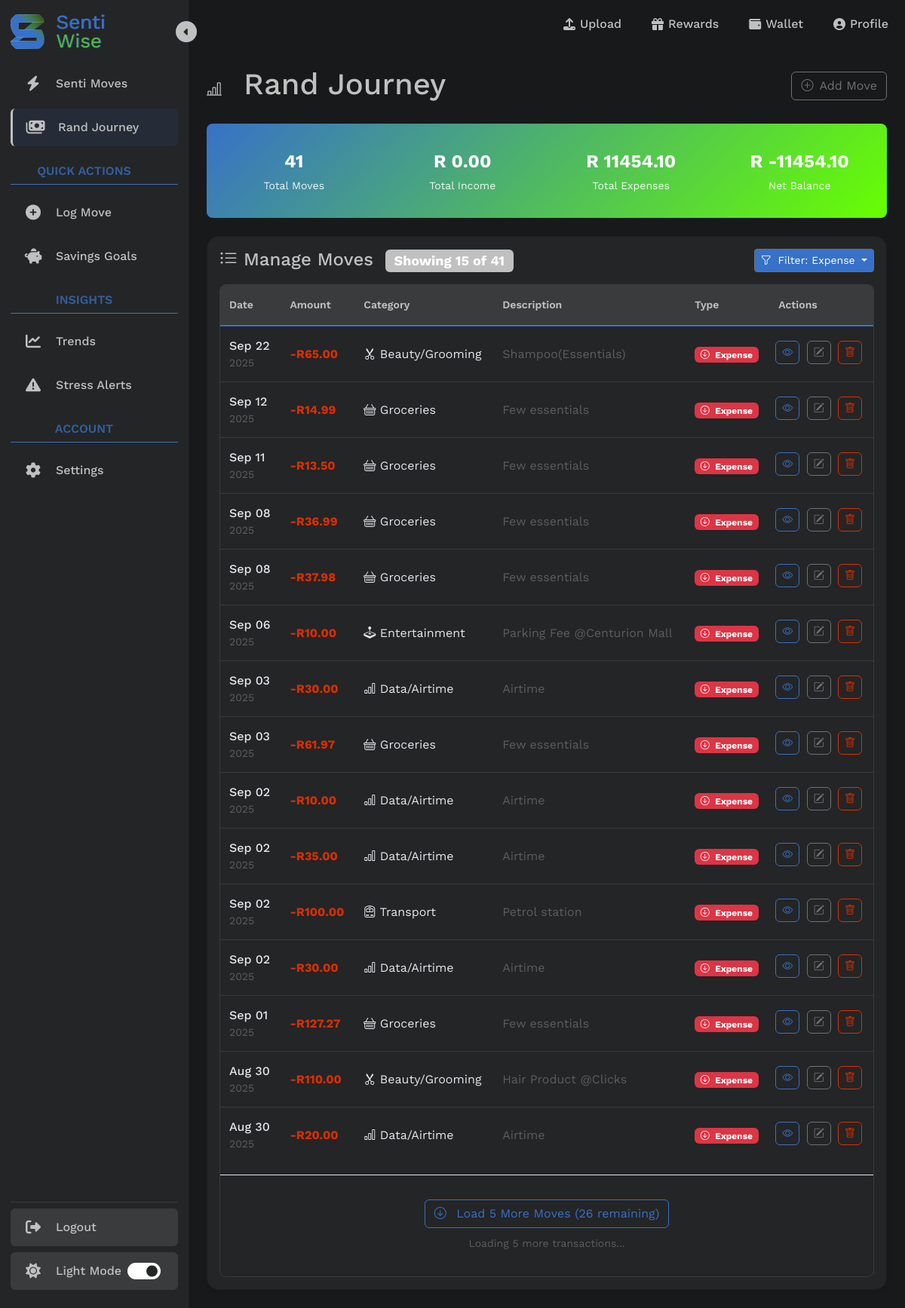
/transactions/list/?transaction_type=expense (signed in), run on the app's committed database.
### transactions/models.py (models this page shows, shortened)
class Transaction(models.Model):
    TRANSACTION_TYPES = (
        ('income', 'Income'),
        ('expense', 'Expense'),
    )
    user = models.ForeignKey(User, on_delete=models.CASCADE, related_name='transactions')
    amount = models.DecimalField(max_digits=10, decimal_places=2)
    category = models.CharField(max_length=22, choices=Category.DEFAULT_CATEGORIES) # preset categories in form
    date = models.DateField()
    type = models.CharField(max_length=7, choices=TRANSACTION_TYPES)
    description = models.CharField(max_length=255, blank=True)

### transactions/views.py (the view)
# urls.py: path('transactions/list/', transactions_list_page, name='list_transaction'), # Read: list all
@login_required(login_url='login')
def transactions_list_page(request):
    print(f"DEBUG: GET parameters: {dict(request.GET)}")
    transaction_filter = TransactionFilter(
        request.GET,
        queryset = Transaction.objects.filter(user=request.user).order_by('-date')
    )
    print(f"DEBUG: Filter form is_valid: {transaction_filter.form.is_valid()}")
    print(f"DEBUG: Filter form data: {transaction_filter.form.data}")
    print(f"DEBUG: Filter form cleaned_data: {getattr(transaction_filter.form, 'cleaned_data', 'No cleaned_data')}")
    filtered_qs = transaction_filter.qs
    print(f"DEBUG: SQL Query: {str(filtered_qs.query)}")
    print(f"DEBUG: Filtered count: {filtered_qs.count()}")
    sample_transactions = list(filtered_qs[:5])
    print(f"DEBUG: Sample transaction types: {[t.type for t in sample_transactions]}")
    page = request.GET.get('page', 1)
    page_size = int(request.GET.get('page_size', 15)) # Initial load: 15, subsequent: 5
    if request.headers.get('X-Requested-With') == 'XMLHttpRequest':
        return handle_ajax_transactions(request, filtered_qs)
    paginator = Paginator(filtered_qs, 15)
    initial_transactions = paginator.get_page(1)
    net_totals = filtered_qs.aggregate(
        net_income = Sum('amount', filter=Q(type='income')),
        net_expenses = Sum('amount', filter=Q(type='expense'))
    )
    net_income = net_totals['net_income'] or 0
    net_expenses = net_totals['net_expenses'] or 0
    net_balance = net_income - net_expenses
    context = {
        'transactions': initial_transactions,
        'total_count': filtered_qs.count(),
        'initial_load_count': len(initial_transactions),
        'total_income': float(net_income),
        'total_expenses': float(net_expenses),
        'net_balance': float(net_balance), # Net Balance
        'has_more': initial_transactions.has_next(),
        'current_page': 1,
        'filter': transaction_filter,
        'current_filter_type': request.GET.get('transaction_type', 'all')
    }
    return render(request, "transactions/list_transaction.html", context)

### transactions/templates/transactions/list_transaction.html (shortened to what this page needs)
{% extends 'transactions/testing-new-sidebar/index-2.html' %}
{% load crispy_forms_tags %}
{% load static %}
{% load sass_tags %}
{% block main_content %}
<main class="tracker-main-content p-4 flex-grow-1">
    <div class="d-flex justify-content-between align-items-center mb-4">
        <div>
            <h1 class="text-primary mb-1"><i class="bi bi-bar-chart-line me-3 fs-5"></i>
                Rand Journey
            </h1>
        </div>
        <div class="d-none d-md-block">
            <a href="{% url 'add_transaction' %}" class="btn btn-outline-dark">
                <i class="bi bi-plus-circle me-2"></i>Add Move
            </a>
        </div>
    </div>
    <div class="row g-3 mb-4">
        <div class="col-12">
            <div class="stats-summary p-3">
                <div class="row text-center">
                    <div class="col-6 col-md-3">
                        <div class="stat-item">
                            <div class="stat-value">{{ total_count }}</div>
                            <div class="stat-label">Total Moves</div>
                        </div>
                    </div>
                    <div class="col-6 col-md-3">
                        <div class="stat-item">
                            <div class="stat-value">R {{ total_income|floatformat:2 }}</div>
                            <div class="stat-label">Total Income</div>
                        </div>
                    </div>
                    <div class="col-6 col-md-3">
                        <div class="stat-item">
                            <div class="stat-value">R {{ total_expenses|floatformat:2 }}</div>
                            <div class="stat-label">Total Expenses</div>
                        </div>
                    </div>
                    <div class="col-6 col-md-3">
                        <div class="stat-item">
                            <div class="stat-value">R {{ net_balance|floatformat:2 }}</div>
                            <div class="stat-label">Net Balance</div>
                        </div>
                    </div>
                </div>
            </div>
        </div>
    </div>
    <div class="card bg-card-color shadow-sm mobile-scroll-fade">
        <div class="card-body">
            <div class="top-items d-flex justify-content-between align-items mb-3">
                <h4 class="card-title text-primary mb-0">
                    <i class="bi bi-list-ul me-2"></i>Manage Moves
                    <span class="badge bg-primary ms-2">
                        Showing <span id="showingCount">{{ initial_load_count|default:transactions.count }}</span>
                        of <span id="totalTransactions">{{ total_count }}</span>
                    </span>
                </h4>
                <div class="d-flex align-items-center">
                    {% if total_count > 0 %}
                    <div class="dropdown">
                        <button class="filter-dropdown-btn btn btn-outline-dark btn-sm dropdown-toggle{% if transaction_filter_type %} filtered{% endif %}"
                                id="filterDropdownBtn"
                                type="button"
                                data-bs-toggle="dropdown">
                            <i class="bi bi-funnel me-1"></i>
                            {% if transaction_filter_type %}
                                Filter: {{ transaction_filter_type|title }}
                            {% else %}
                                Filter
                            {% endif %}
                        </button>
                    </div>
                    {% endif %}
                </div>
            </div>
            {% if total_count > 0 %}
            <div class="table-responsive">
                <table class="table table-hover">
                    <thead>
                        <tr>
                            <th>Date</th>
                            <th>Amount</th>
                            <th>Category</th>
                            <th>Description</th>
                            <th>Type</th>
                            <th>Actions</th>
                        </tr>
                    </thead>
                    <tbody id="transactionsTableBody">
                        {% for t in transactions %}
                        <tr>
                            <td data-label="Date">
                                <div class="d-flex flex-column">
                                    <span class="fw-medium">{{ t.date|date:"M d" }}</span>
                                    <small class="text-muted">{{ t.date|date:"Y" }}</small>
                                </div>
                            </td>
                            <td data-label="Amount">
                                <span class="fw-bold {% if t.type == 'income' %}text-success{% else %}text-danger{% endif %}">
                                    {% if t.type == 'income' %}+{% else %}-{% endif %}R{{ t.amount }}
                                </span>
                            </td>
                            <td data-label="Category">
                                <div class="category-icon-text">
                                    {% if t.category == 'SALARY' %}
                                    <i class="bi bi-briefcase me-1"></i> Work/Salary
                                    {% elif t.category == 'SIDE_HUSTLE' %}
                                    <i class="bi bi-laptop me-1"></i> Side Hustle
                                    {% elif t.category == 'BUSARY' %}
                                    <i class="bi bi-mortarboard"></i> Scholarship/Bursary
                                    {% elif t.category == 'ALLOWANCE' %}
                                    <i class="bi bi-person-hearts"></i> Family Support
                                    {% elif t.category == 'STUDENT_LOAN' %}
                                    <i class="bi bi-buildings"></i> Student Loan
                                    {% elif t.category == 'GRANT' %}
                                    <i class="bi bi-clipboard-check"></i> Grant
                                    {% elif t.category == 'GIFT' %}
                                    <i class="bi bi-gift"></i> Gift
                                    {% elif t.category == 'GROCERIES' %}
                                    <i class="bi bi-basket"></i> Groceries
                                    {% elif t.category == 'RENT' %}
                                    <i class="bi bi-house"></i> Rent/Accomodation
                                    {% elif t.category == 'TRANSPORT' %}
                                    <i class="bi bi-train-front"></i> Transport
                                    {% elif t.category == 'DATA' %}
                                    <i class="bi bi-bar-chart"></i> Data/Airtime
                                    {% elif t.category == 'GYM' %}
                                    <i class="bi bi-heart-pulse-fill"></i> Gym/Fitness
                                    {% elif t.category == 'INSURANCE' %}
                                    <i class="bi bi-bank"></i> Insurance
                                    {% elif t.category == 'DEBT' %}
                                    <i class="bi bi-credit-card"></i> Debt Repayment
                                    {% elif t.category == 'ENTERTAINMENT' %}
                                    <i class="bi bi-joystick"></i> Entertainment
                                    {% elif t.category == 'DINING' %}
                                    <i class="bi bi-fork-knife"></i> Eating Out
                                    {% elif t.category == 'EDUCATION' %}
                                    <i class="bi bi-book"></i> Education
                                    {% elif t.category == 'HEALTH' %}
                                    <i class="bi bi-bandaid"></i> Health/Medical
                                    {% elif t.category == 'CLOTHING' %}
                                    <i class="bi bi-bag"></i> Clothing
                                    {% elif t.category == 'SAVINGS' %}
                                    <i class="bi bi-piggy-bank"></i> Savings/Invenstments
                                    {% elif t.category == 'SUBSCRIPTIONS' %}
                                    <i class="bi bi-person-vcard"></i> Subscriptions
                                    {% elif t.category == 'PERSONAL_GROOMING' %}
                                    <i class="bi bi-scissors"></i> Beauty/Grooming
                                    {% else %}
                                    {{ category_display|default:t.category }}
                                    {% endif %}
                                </div>
                            </td>
                            <td data-label="Description" class="d-none d-md-table-cell">
                                <span class="text-muted">{{ t.description|truncatechars:50 }}</span>
                            </td>
                            <td data-label="Type">
                                <span class="badge {% if t.type == 'income' %}bg-success{% else %}bg-danger{% endif %}">
                                    <i class="bi {% if t.type == 'income' %}bi-arrow-up-circle{% else %}bi-arrow-down-circle{% endif %} me-1"></i>
                                    {{ t.type|title }}
                                </span>
                            </td>
                            <td data-label="Actions" class="actions">
                                <div class="d-none d-md-block">
                                    <a href="{% url 'detail_transaction' t.id %}" class="btn btn-sm btn-outline-primary rounded" title="View Details">
                                        <i class="bi bi-eye"></i>
                                    </a>
                                    <a href="{% url 'edit_transaction' t.id %}" class="btn btn-sm btn-outline-dark rounded" title="Edit">
                                        <i class="bi bi-pencil-square"></i>
                                    </a>
                                    <a href="{% url 'delete_transaction' t.id %}" class="btn btn-sm btn-outline-danger rounded" title="Delete">
                                        <i class="bi bi-trash"></i>
                                    </a>
                                </div>
                            </td>
                        </tr>
                        {% endfor %}
                    </tbody>
                </table>
                {% if has_more %}
                <div class="load-more-container" id="loadMoreContainer">
                    <button class="btn btn-outline-primary btn-load-more" id="loadMoreBtn">
                        <span class="load-text">
                        </span>
                    </button>
                    <div class="mt-2">
                        <small class="text-muted">
                            Loading <span id="loadingBatch">5</span> more transactions...
                        </small>
                    </div>
                </div>
                {% endif %}
            </div>
            {% endif %}
        </div>
    </div>
</main>
{% endblock %}

### data on the page
Transaction: date "Sep 22", date "2025", amount "65.00", shows "Beauty/Grooming", description "Shampoo(Essentials)", type "Expense"
Transaction: date "Sep 12", date "2025", amount "14.99", category "GROCERIES" (drawn), description "Few essentials", type "Expense"
Transaction: date "Sep 11", date "2025", amount "13.50", category "GROCERIES" (drawn), description "Few essentials", type "Expense"
Transaction: date "Sep 08", date "2025", amount "36.99", category "GROCERIES" (drawn), description "Few essentials", type "Expense"
Transaction: date "Sep 08", date "2025", amount "37.98", category "GROCERIES" (drawn), description "Few essentials", type "Expense"
Transaction: date "Sep 06", date "2025", amount "10.00", category "ENTERTAINMENT" (drawn), description "Parking Fee @Centurion Mall", type "Expense"
Transaction: date "Sep 03", date "2025", amount "30.00", category "DATA" (drawn), description "Airtime", type "Expense"
Transaction: date "Sep 03", date "2025", amount "61.97", category "GROCERIES" (drawn), description "Few essentials", type "Expense"
Transaction: date "Sep 02", date "2025", amount "10.00", category "DATA" (drawn), description "Airtime", type "Expense"
Transaction: date "Sep 02", date "2025", amount "35.00", category "DATA" (drawn), description "Airtime", type "Expense"
Transaction: date "Sep 02", date "2025", amount "100.00", category "TRANSPORT" (drawn), description "Petrol station", type "Expense"
Transaction: date "Sep 02", date "2025", amount "30.00", category "DATA" (drawn), description "Airtime", type "Expense"
Transaction: date "Sep 01", date "2025", amount "127.27", category "GROCERIES" (drawn), description "Few essentials", type "Expense"
Transaction: date "Aug 30", date "2025", amount "110.00", shows "Beauty/Grooming", description "Hair Product @Clicks", type "Expense"
Transaction: date "Aug 30", date "2025", amount "20.00", category "DATA" (drawn), description "Airtime", type "Expense"

### other printed values
{{ total_count }} "41"
{{ total_income|floatformat:2 }} "0.00"
{{ total_expenses|floatformat:2 }} "11454.10"
{{ net_balance|floatformat:2 }} "-11454.10"
{{ initial_load_count|default:transactions.count }} "15"
{{ transaction_filter_type|title }} "Expense"
